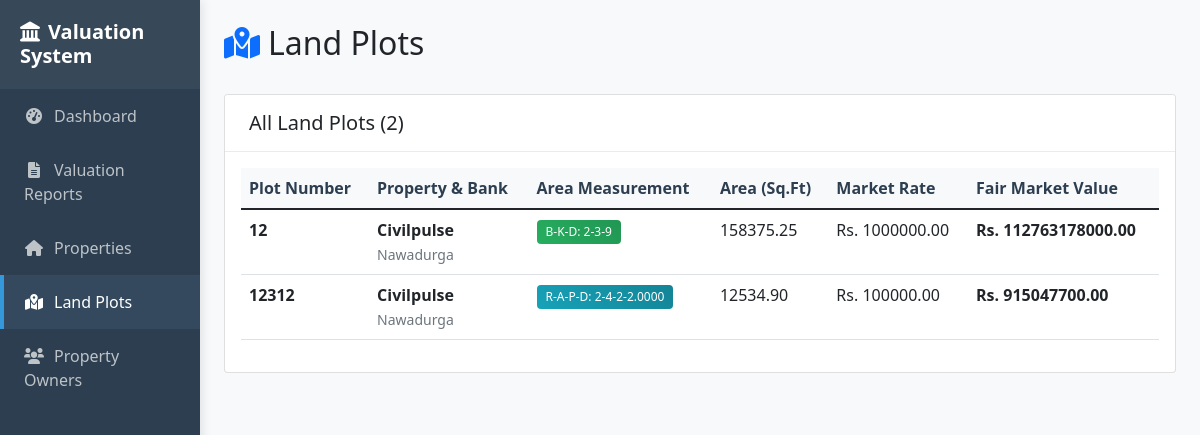
The app's page /plots/ with its own data.
### report/models.py (models this page shows, shortened)
class Plot(models.Model):
    property = models.ForeignKey(Property, on_delete=models.CASCADE, related_name='plots')
    plot_number = models.CharField(max_length=20, verbose_name="Plot Number")
    sheet_number = models.CharField(max_length=20, blank=True, verbose_name="Sheet Number")
    ropani = models.IntegerField(default=0, verbose_name="Ropani")
    ana = models.IntegerField(default=0, verbose_name="Ana")
    paisa = models.IntegerField(default=0, verbose_name="Paisa")
    dam = models.DecimalField(max_digits=6, decimal_places=4, default=0, verbose_name="Dam")
    bigha = models.IntegerField(default=0, verbose_name="Bigha")
    kattha = models.IntegerField(default=0, verbose_name="Kattha")
    dhur = models.IntegerField(default=0, verbose_name="Dhur")
    area_sqft = models.DecimalField(max_digits=15, decimal_places=2, default=0, verbose_name="Area (Sq. Ft)")
    area_sqmt = models.DecimalField(max_digits=15, decimal_places=2, default=0, verbose_name="Area (Sq. M)")
    gov_rate_per_sqft = models.DecimalField(max_digits=10, decimal_places=2, default=0, verbose_name="Government Rate/Sq.Ft")
    market_rate_per_sqft = models.DecimalField(max_digits=10, decimal_places=2, default=0, verbose_name="Market Rate/Sq.Ft")
    gov_value = models.DecimalField(max_digits=15, decimal_places=2, default=0, verbose_name="Government Value")
    market_value = models.DecimalField(max_digits=15, decimal_places=2, default=0, verbose_name="Market Value")
    fair_market_value = models.DecimalField(max_digits=15, decimal_places=2, default=0, verbose_name="Fair Market Value")
    north_boundary = models.CharField(max_length=100, blank=True, verbose_name="North Boundary")
    south_boundary = models.CharField(max_length=100, blank=True, verbose_name="South Boundary")
    east_boundary = models.CharField(max_length=100, blank=True, verbose_name="East Boundary")
    west_boundary = models.CharField(max_length=100, blank=True, verbose_name="West Boundary")
    remarks = models.TextField(blank=True, verbose_name="Remarks")
    created_at = models.DateTimeField(auto_now_add=True)
    class Meta:
        verbose_name_plural = "Land Plots"
        ordering = ['plot_number']

class Property(models.Model):
    valuation = models.ForeignKey(Valuation, on_delete=models.CASCADE, related_name='properties')
    name = models.CharField(max_length=100, verbose_name="Property Name")
    address = models.TextField(verbose_name="Property Address")
    district = models.CharField(max_length=50, verbose_name="District")
    municipality = models.CharField(max_length=50, blank=True, verbose_name="Municipality")
    ward_no = models.IntegerField(default=1, verbose_name="Ward Number")
    land_type = models.CharField(max_length=20, choices=[
        ('residential', 'Residential'),
        ('commercial', 'Commercial'),
        ('agricultural', 'Agricultural'),
        ('forest', 'Forest'),
        ('other', 'Other')
    ], default='residential')
    created_at = models.DateTimeField(auto_now_add=True)
    class Meta:
        verbose_name_plural = "Properties"
        ordering = ['name']

class Valuation(models.Model):
    val_date = models.DateField(default=date.today, verbose_name="Valuation Date")
    report_number = models.CharField(max_length=50, unique=True, verbose_name="Report Number")
    bank_name = models.CharField(max_length=100, verbose_name="Bank Name")
    bank_branch = models.CharField(max_length=100, blank=True, verbose_name="Bank Branch")
    bank_address = models.TextField(blank=True, verbose_name="Bank Address")
    bank_req_date = models.DateField(blank=True, null=True, verbose_name="Bank Request Date")
    bank_ref_no = models.CharField(max_length=100, blank=True, verbose_name="Bank Reference No")
    borrower_name = models.CharField(max_length=100, verbose_name="Borrower Name")
    borrower_address = models.TextField(blank=True, verbose_name="Borrower Address")
    borrower_contact = models.CharField(max_length=15, blank=True, verbose_name="Contact Number")
    borrower_pan = models.CharField(max_length=15, blank=True, verbose_name="PAN Number")
    borrower_citizenship = models.CharField(max_length=20, blank=True, verbose_name="Citizenship Number")
    created_at = models.DateTimeField(auto_now_add=True)  # Changed to auto_now_add
    class Meta:
        verbose_name = "Valuation Report"
        verbose_name_plural = "Valuation Reports"
        ordering = ['-val_date']

### report/views.py (the view)
# urls.py: path('plots/', views.plot_list, name='plot_list'),
def plot_list(request):
    plots = Plot.objects.select_related('property__valuation')
    return render(request, 'report/plot_list.html', {'plots': plots})

### report/templates/report/plot_list.html (shortened to what this page needs)
{% extends "report/base.html" %}
{% block content %}
<div class="d-flex justify-content-between align-items-center mb-4">
    <h2><i class="fas fa-map-marked-alt text-primary me-2"></i>Land Plots</h2>
</div>
<div class="card">
    <div class="card-header">
        <h5 class="mb-0">All Land Plots ({{ plots.count }})</h5>
    </div>
    <div class="card-body">
        {% if plots %}
        <div class="table-responsive">
            <table class="table table-hover">
                <thead class="table-light">
                    <tr>
                        <th>Plot Number</th>
                        <th>Property & Bank</th>
                        <th>Area Measurement</th>
                        <th>Area (Sq.Ft)</th>
                        <th>Market Rate</th>
                        <th>Fair Market Value</th>
                    </tr>
                </thead>
                <tbody>
                    {% for plot in plots %}
                    <tr>
                        <td>
                            <strong>{{ plot.plot_number }}</strong>
                        </td>
                        <td>
                            <strong>{{ plot.property.name }}</strong>
                            <br><small class="text-muted">{{ plot.property.valuation.bank_name }}</small>
                        </td>
                        <td>
                            {% if plot.ropani > 0 or plot.ana > 0 %}
                                <span class="badge bg-info">R-A-P-D: {{ plot.ropani }}-{{ plot.ana }}-{{ plot.paisa }}-{{ plot.dam }}</span>
                            {% elif plot.bigha > 0 or plot.kattha > 0 %}
                                <span class="badge bg-success">B-K-D: {{ plot.bigha }}-{{ plot.kattha }}-{{ plot.dhur }}</span>
                            {% else %}
                                <span class="text-muted">-</span>
                            {% endif %}
                        </td>
                        <td>{{ plot.area_sqft|floatformat:2 }}</td>
                        <td>Rs. {{ plot.market_rate_per_sqft|floatformat:2 }}</td>
                        <td>
                            <strong>Rs. {{ plot.fair_market_value|floatformat:2 }}</strong>
                        </td>
                    </tr>
                    {% endfor %}
                </tbody>
            </table>
        </div>
        {% endif %}
    </div>
</div>
{% endblock %}

### report/static/report/css/custom.css (style rules this page uses)
:root { --primary-color: #2c3e50; --secondary-color: #3498db; --success-color: #27ae60; --info-color: #17a2b8; --warning-color: #f39c12; --danger-color: #e74c3c; --light-color: #f8f9fa; --dark-color: #343a40; }
body { font-family: 'Segoe UI', Tahoma, Geneva, Verdana, sans-serif; background-color: #f8f9fa; }
.table th { border-top: none; font-weight: 600; color: var(--primary-color); background-color: #f8f9fa; }
.badge { font-weight: 500; padding: 0.5em 0.75em; }
.badge.bg-success { background: linear-gradient(45deg, var(--success-color), #219653) !important; }
.badge.bg-info { background: linear-gradient(45deg, var(--info-color), #138496) !important; }
.card-header { background: linear-gradient(45deg, white, #f8f9fa); border-bottom: 1px solid #e9ecef; font-weight: 600; padding: 1rem 1.5rem; }

### report/templates/report/base.html (style rules this page uses)
.card-header { background: white; border-bottom: 1px solid #e9ecef; font-weight: 600; }

### records on screen
Plot: plot_number "12", property.name "Civilpulse", property.valuation.bank_name "Nawadurga", bigha "2", kattha "3", dhur "9", area_sqft "158375.25", market_rate_per_sqft "1000000.00", fair_market_value "112763178000.00"
Plot: plot_number "12312", property.name "Civilpulse", property.valuation.bank_name "Nawadurga", ropani "2", ana "4", paisa "2", dam "2.0000", area_sqft "12534.90", market_rate_per_sqft "100000.00", fair_market_value "915047700.00"

### other values on screen
{{ plots.count }} "2"
